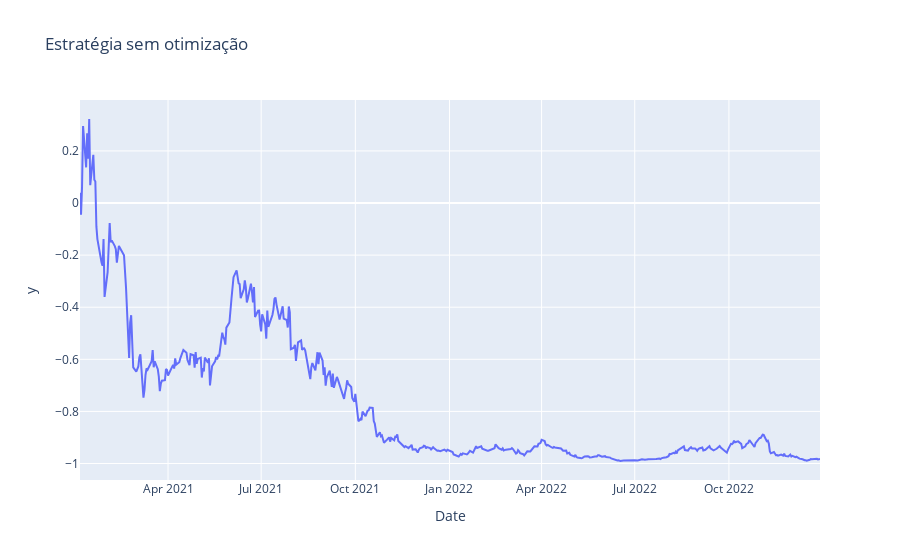

The notebook cell this image was saved under:
### Code cell
vanilla_portfolio = returns.sum(axis=1)
vanilla_portfolio = vanilla_portfolio + 1
vanilla_portfolio = vanilla_portfolio.cumprod() - 1
px.line(vanilla_portfolio, title='Estratégia sem otimização', x=vanilla_portfolio.index, y=vanilla_portfolio.values)

### Figure 1 — Plotly figure (JSON) as saved in the notebook; plotly's stock layout.template omitted (floating-point values rounded to 4 significant figures; data arrays with more than 128 entries replaced by an {"elided": "..."} marker saying what was removed)
{"data": [{"hovertemplate": "Date=%{x}<br>y=%{y}<extra></extra>", "legendgroup": "", "line": {"color": "#636efa", "dash": "solid"}, "marker": {"symbol": "circle"}, "mode": "lines", "name": "", "orientation": "v", "showlegend": false, "type": "scatter", "x": {"elided": "496 str values"}, "xaxis": "x", "y": {"elided": "496 float values"}, "yaxis": "y"}], "layout": {"legend": {"tracegroupgap": 0}, "title": {"text": "Estratégia sem otimização"}, "xaxis": {"anchor": "y", "domain": [0, 1], "title": {"text": "Date"}}, "yaxis": {"anchor": "x", "domain": [0, 1], "title": {"text": "y"}}}}
